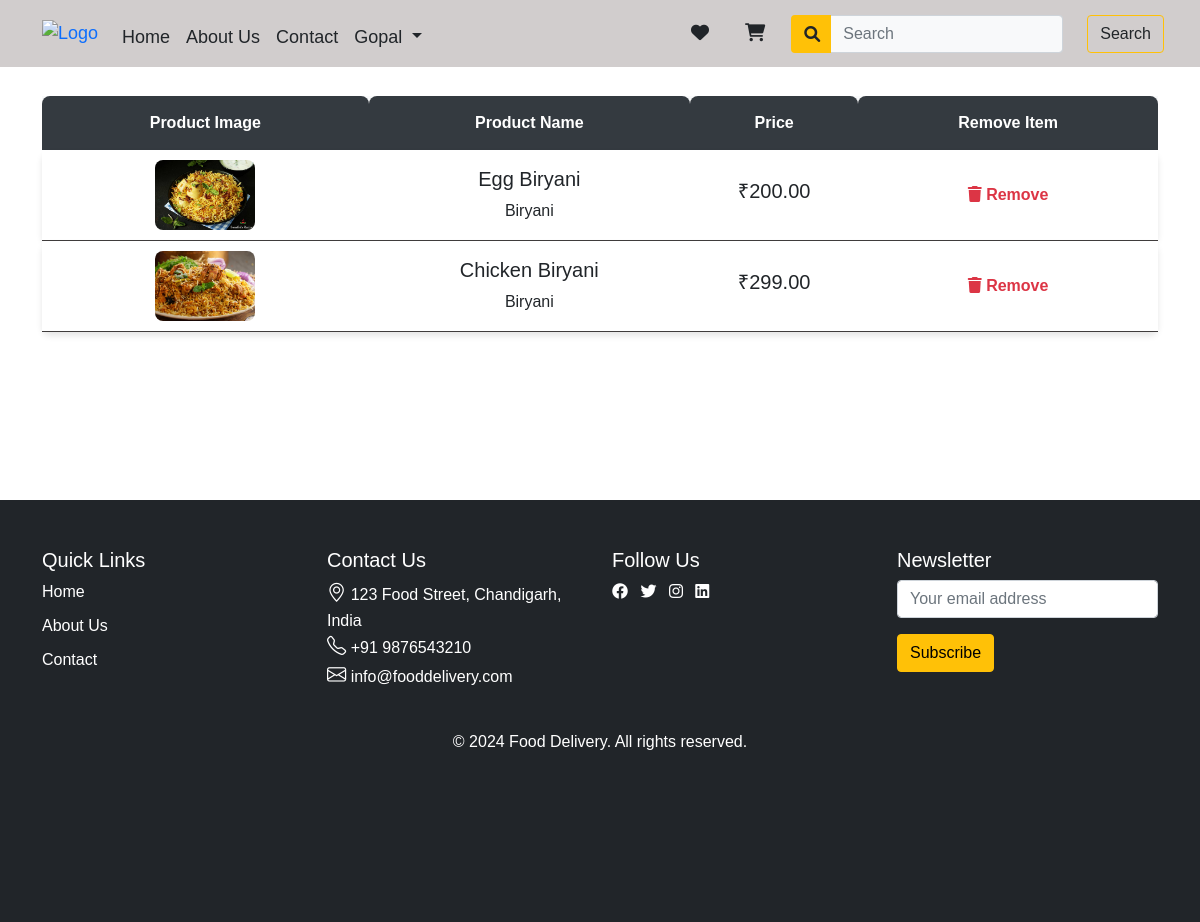
The page /like/ (signed in) on the database its author committed.
### base/models.py (models this page shows, shortened)
class LikedItem(models.Model):
    product = models.ForeignKey(FoodItem, on_delete=models.CASCADE)
    customer = models.ForeignKey(User, null=True, blank=True, on_delete=models.CASCADE)
    custom_user = models.ForeignKey(UserSignup, null=True, blank=True, on_delete=models.CASCADE)

class FoodItem(models.Model):
    name = models.CharField(max_length=100)
    subcategory = models.ForeignKey(SubCategory, related_name='food_items', on_delete=models.CASCADE)
    price = models.DecimalField(max_digits=10, decimal_places=2)
    image = models.ImageField(upload_to='food_images/')
    rating = models.FloatField(default=0.0)

class SubCategory(models.Model):
    name = models.CharField(max_length=100)
    main_category = models.ForeignKey(MainCategory, related_name='subcategories', on_delete=models.CASCADE)

class MainCategory(models.Model):
    name = models.CharField(max_length=100)

### base/views.py (the view)
# urls.py: path('like/',liked_items, name='like'),
def liked_items(request):
    if request.user.is_authenticated:
        liked_items = LikedItem.objects.filter(customer=request.user)
    elif 'user_id' in request.session:
        custom_user_id = request.session['user_id']
        custom_user = UserSignup.objects.get(id=custom_user_id)
        liked_items = LikedItem.objects.filter(custom_user=custom_user)
    else:
        liked_items = []
    return render(request, 'like.html', {'likedItems': liked_items})

### base/templates/like.html (shortened to what this page needs)
{% extends "base.html" %}
{% load static %}
{% block content %}
<section class='container py-5 mt-5'>
    <div class="row">
        <div class="col-lg-12">
            <div class="class-timetable w-100">
                <table class='w-100'>
                    <thead>
                        <tr>
                            <th colspan="2">Product Image</th>
                            <th colspan="2">Product Name</th>
                            <th>Price</th>
                            <th>Remove Item</th>
                        </tr>
                    </thead>
                    <tbody>
                        {% for likeitem in likedItems %}
                            <tr>
                                <td colspan="2">
                                    <img class="proImgs" src="{{ likeitem.product.image.url }}" alt="">
                                </td>
                                <td colspan="2">
                                    <h5>{{ likeitem.product.name }}</h5>
                                    <span>{{ likeitem.product.subcategory.main_category.name }}</span>
                                </td>
                                <td>
                                    <h5>₹{{ likeitem.product.price }}</h5>
                                </td>
                                <td>
                                    <a href='{% url "remove_like" pid=likeitem.id %}' class="text-danger"><i class="fa fa-trash"></i> Remove</a>
                                </td>
                            </tr>
                        {% endfor %}
                    </tbody>
                </table>
            </div>
        </div>
    </div>
</section>
{% endblock content %}

### css/style.css (style rules this page uses)
* { margin: 0; padding: 0; box-sizing: border-box; font-family: "Poppins", sans-serif; text-decoration: none; transition: all 0.2s linear; }
html,body { height: 100%; margin: 0; display: flex; overflow-x: hidden; flex-direction: column; }
.container { padding-left: 15px; padding-right: 15px; }
.class-timetable table { border-spacing: 0 15px; background-color: #f8f9fa; }
.class-timetable thead th { background-color: #343a40; color: #fff; padding: 15px; text-align: center; font-weight: 600; border-radius: 8px 8px 0 0; }
.class-timetable tbody tr { text-align: center; background-color: #ffffff; border-bottom: 1px solid #3f3c3c; border-radius: 8px; box-shadow: 0px 4px 6px rgba(0, 0, 0, 0.1); transition: all 0.3s ease; }
.proImgs { margin: 10px 10px; width: 100px; height: 70px; border-radius: 8px; }
.text-danger { color: #dc3545; font-weight: bold; text-decoration: none; transition: color 0.3s ease; }

### base/templates/like.html (style rules this page uses)
.container { margin-bottom: 120px; }

### rows shown on the page
LikedItem: product.image (picture), product.name "Egg Biryani", product.subcategory.main_category.name "Biryani", product.price "200.00"
LikedItem: product.image (picture), product.name "Chicken Biryani", product.subcategory.main_category.name "Biryani", product.price "299.00"

### other values the page prints
{{ request.session.username }} "Gopal"
